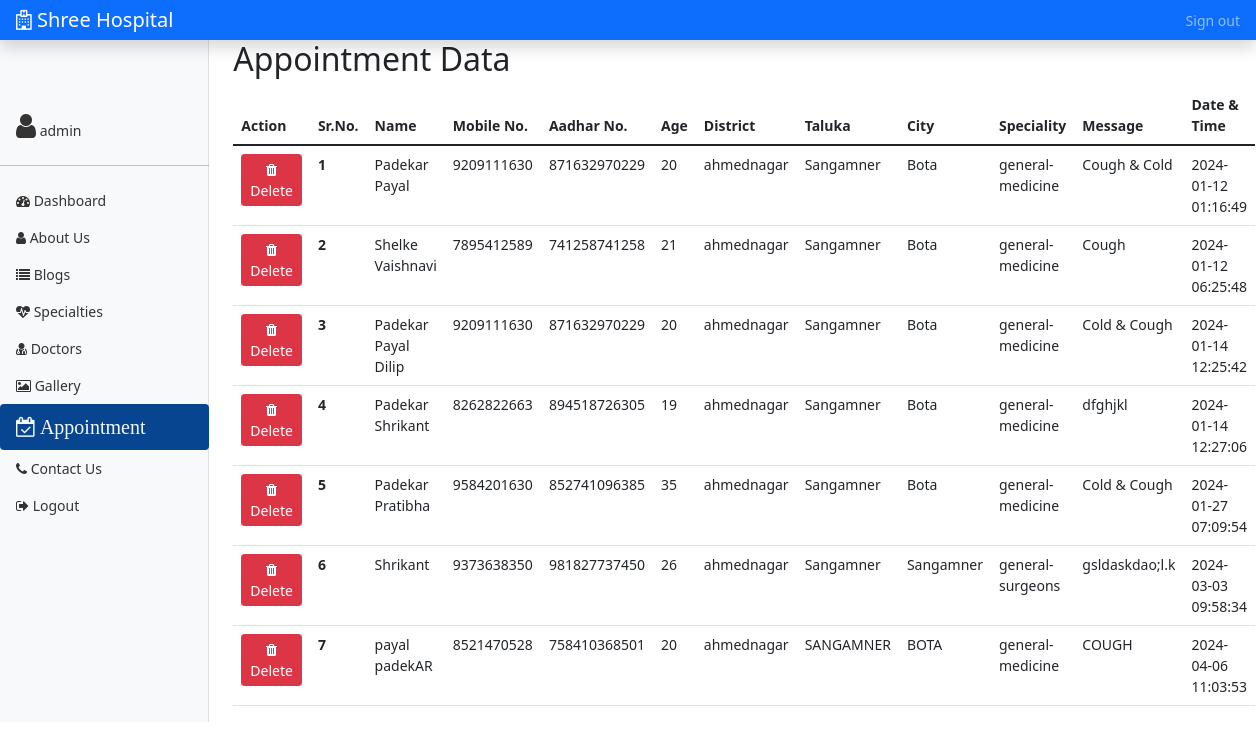
The page /adminappointment.php (signed in) on the database its author committed.
### tables this page shows
CREATE TABLE `appointment` (
  `id` int(10) NOT NULL,
  `pname` varchar(100) NOT NULL,
  `pphone` varchar(10) NOT NULL,
  `paadhar` varchar(12) NOT NULL,
  `page` int(3) NOT NULL,
  `pdistrict` varchar(100) NOT NULL,
  `ptaluka` varchar(100) NOT NULL,
  `pcity` varchar(100) NOT NULL,
  `pspeciality` varchar(100) NOT NULL,
  `pmessage` varchar(300) NOT NULL,
  `inserttime` datetime NOT NULL DEFAULT current_timestamp(),
  `updatetime` datetime NOT NULL DEFAULT current_timestamp()
);

### adminappointment.php (the view, shortened to what this page needs)
<?php include_once('adminnavbar.php'); ?>
<main class="col-md-9 ml-sm-auto col-lg-10 px-md-4">
        <div
          class="row">
          <h1 class="h2">Appointment Data</h1>
        <div class="col-12">
          <table class="table table-borderd">
            <thead>
              <tr>
              <th>Action</th>
                <th>Sr.No.</th>
                <th>Name</th>
                <th>Mobile No.</th>
                <th>Aadhar No.</th>
                <th>Age</th>
                <th>District</th>
                <th>Taluka</th>
                <th>City</th>
                <th>Speciality</th>
                <th>Message</th>
                <th>Date & Time</th>
              </tr>
            </thead>
            <tbody>
                <?php
                $sqlquery="select * from appointment";
                $res=mysqli_query($con,$sqlquery);
                $i=1;
                while($row=mysqli_fetch_assoc($res)){ ?>
                    <tr>
                    <td>
                          <form action="" method="post">
                            <button type="submit" name="delete_<?php echo $row['id']; ?>" class="btn btn-danger btn-sm"><i class="fa fa-trash"></i> Delete</button>
                          </form>
                        </td>
                        <th><?php echo $i++; ?></th>
                        <td><?php echo $row['pname']; ?></td>
                        <td><?php echo $row['pphone']; ?></td>
                        <td><?php echo $row['paadhar']; ?></td>
                        <td><?php echo $row['page']; ?></td>
                        <td><?php echo $row['pdistrict']; ?></td>
                        <td><?php echo $row['ptaluka']; ?></td>
                        <td><?php echo $row['pcity']; ?></td>
                        <td><?php echo $row['pspeciality']; ?></td>
                        <td><?php echo $row['pmessage']; ?></td>
                        <td><?php echo $row['inserttime']; ?></td>
                     </tr>
              <?php  }
                ?>
            </tbody>
          </table>
          </div>
        </div>
      </main>
    </div>
  </div>
  <?php include_once('adminfooter.php'); ?>

### adminnavbar.php (shortened to what this page needs)
<!doctype html>
<html lang="en">
<head>
  <link href="https://cdn.jsdelivr.net/npm/bootstrap@5.1.3/dist/css/bootstrap.min.css" rel="stylesheet">
  <link rel="stylesheet" href="https://cdnjs.cloudflare.com/ajax/libs/font-awesome/4.7.0/css/font-awesome.min.css">
  <link href="https://cdn.datatables.net/1.13.7/css/jquery.dataTables.min.css" rel="stylesheet">
</head>
<body>
<?php
    $pagename=basename($_SERVER['PHP_SELF']);
     ?>
  <nav class="navbar navbar-dark sticky-top bg-primary flex-md-nowrap p-0 shadow">
    <a class="navbar-brand col-md-3 col-lg-2 mr-0 px-3" href="dashboard.php"><i class="fa fa-hospital-o"></i> Shree Hospital</a>
    <ul class="navbar-nav px-3">
      <li class="nav-item text-nowrap">
        <a class="nav-link <?php if ($pagename=='index.php'){ echo 'active'; } ?>" href="index.php">Sign out</a>
      </li>
    </ul>
  </nav>
  <div class="container-fluid">
    <div class="row">
      <nav id="sidebarMenu" class="col-md-3 col-lg-2 d-md-block bg-light sidebar collapse">
        <div class="position-sticky pt-3">
          <ul class="nav flex-column">
            <li class="nav-item">
              <a class="nav-link" aria-current="page" href="#">
                <i class="fa fa-user fa-2x"></i> <?php echo $_SESSION['username'];?>
              </a>
            </li>
            <hr>
            <li class="nav-item">
              <a class="nav-link <?php if ($pagename=='dashboard.php'){ echo 'active'; } ?>" aria-current="page" href="dashboard.php">
                <i class="fa fa-dashboard"></i> Dashboard
              </a>
            </li>
            <li class="nav-item">
              <a class="nav-link <?php if ($pagename=='adminaboutus.php'){ echo 'active'; } ?> " aria-current="page" href="adminaboutus.php">
                <i class="fa fa-user"></i> About Us
              </a>
            </li>
            <li class="nav-item">
              <a class="nav-link <?php if ($pagename=='adminblog.php'){ echo 'active'; } ?>" aria-current="page" href="adminblog.php">
                <i class="fa fa-list"></i> Blogs
              </a>
            </li>
            <li class="nav-item">
              <a class="nav-link <?php if ($pagename=='adminspecialties.php'){ echo 'active'; } ?> " aria-current="page" href="adminspecialties.php">
                <i class="fa fa-heartbeat" aria-hidden="true"></i> Specialties
              </a>
            </li>
            <li class="nav-item">
              <a class="nav-link <?php if ($pagename=='admindoctors.php'){ echo 'active'; } ?>" aria-current="page" href="admindoctors.php">
                <i class="fa fa-user-md" aria-hidden="true " ></i>
                Doctors
              </a>
            </li>
            <li class="nav-item">
              <a class="nav-link <?php if ($pagename=='admingallery.php'){ echo 'active'; } ?>" aria-current="page" href="admingallery.php">
                <i class="fa fa-photo"></i> Gallery
              </a>
            </li>
            <li class="nav-item">
              <a class="nav-link <?php if ($pagename=='adminappointment.php'){ echo 'active'; } ?> " aria-current="page" href="adminappointment.php">
                <i class="fa fa-calendar-check-o"></i> Appointment
              </a>
            </li>
            <li class="nav-item">
              <a class="nav-link <?php if ($pagename=='admincontact.php'){ echo 'active'; } ?>" href="admincontact.php">
                <i class="fa fa-phone "></i> Contact Us
              </a>
            </li>
            <li class="nav-item">
              <a class="nav-link <?php if ($pagename=='index.php'){ echo 'active'; } ?>" href="index.php">
                <i class="fa fa-sign-out "></i> Logout
              </a>
            </li>
          </ul>
        </div>
      </nav>

### adminfooter.php (shortened to what this page needs)
</body>
</html>

### adminnavbar.php (style rules this page uses)
body { font-size: .875rem; }
.sidebar { top: 0; bottom: 0; left: 0; z-index: 100; padding: 48px 0 0; box-shadow: inset -1px 0 0 rgba(0, 0, 0, .1); color:blue; }
.sidebar .nav-link { font-weight: 500; color: #333; }
.sidebar .nav-link.active { color: #007bff; }
body a.active { background-color: #074590!important; color: #F5F9FA!important; border-radius:4px; font-weight: bold; font-family: "Times New Roman", Times, serif; font-size:20px; }

### rows shown on the page
appointment: pname "Padekar Payal", pphone "9209111630", paadhar "871632970229", page "20", pdistrict "ahmednagar", ptaluka "Sangamner", pcity "Bota", pspeciality "general-medicine", pmessage "Cough & Cold", inserttime "2024-01-12 01:16:49"
appointment: pname "Shelke Vaishnavi", pphone "7895412589", paadhar "741258741258", page "21", pdistrict "ahmednagar", ptaluka "Sangamner", pcity "Bota", pspeciality "general-medicine", pmessage "Cough", inserttime "2024-01-12 06:25:48"
appointment: pname "Padekar Payal Dilip", pphone "9209111630", paadhar "871632970229", page "20", pdistrict "ahmednagar", ptaluka "Sangamner", pcity "Bota", pspeciality "general-medicine", pmessage "Cold & Cough", inserttime "2024-01-14 12:25:42"
appointment: pname "Padekar Shrikant", pphone "8262822663", paadhar "894518726305", page "19", pdistrict "ahmednagar", ptaluka "Sangamner", pcity "Bota", pspeciality "general-medicine", pmessage "dfghjkl", inserttime "2024-01-14 12:27:06"
appointment: pname "Padekar Pratibha", pphone "9584201630", paadhar "852741096385", page "35", pdistrict "ahmednagar", ptaluka "Sangamner", pcity "Bota", pspeciality "general-medicine", pmessage "Cold & Cough", inserttime "2024-01-27 07:09:54"
appointment: pname "Shrikant", pphone "9373638350", paadhar "981827737450", page "26", pdistrict "ahmednagar", ptaluka "Sangamner", pcity "Sangamner", pspeciality "general-surgeons", pmessage "gsldaskdao;l.k", inserttime "2024-03-03 09:58:34"
appointment: pname "payal padekAR", pphone "8521470528", paadhar "758410368501", page "20", pdistrict "ahmednagar", ptaluka "SANGAMNER", pcity "BOTA", pspeciality "general-medicine", pmessage "COUGH", inserttime "2024-04-06 11:03:53"

### other values the page prints
$_SESSION['username'] "admin"
